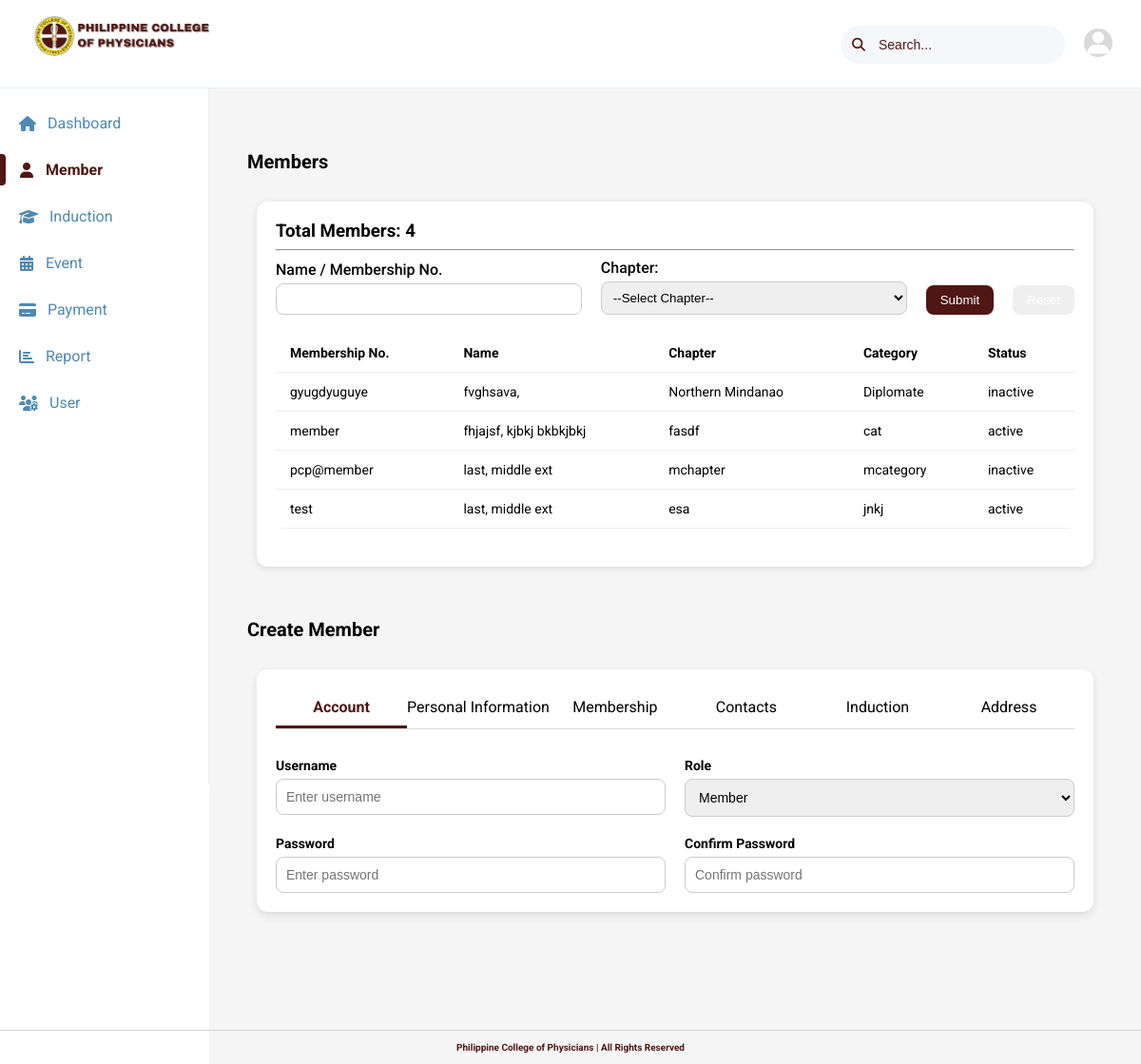
/admin/members.php, run on the app's committed database.
### tables this page shows
CREATE TABLE `account` (
  `id` int(10) UNSIGNED NOT NULL,
  `username` varchar(100) NOT NULL,
  `password` varchar(255) NOT NULL,
  `role` enum('superadmin','admin','member','applicant','editor','accounting') NOT NULL
);

CREATE TABLE `personal_info` (
  `id` int(11) NOT NULL,
  `pi_membership_no` varchar(50) NOT NULL,
  `lastname` varchar(100) NOT NULL,
  `firstname` varchar(100) NOT NULL,
  `middlename` varchar(100) DEFAULT NULL,
  `extname` varchar(50) DEFAULT NULL,
  `gender` enum('male','female','other') NOT NULL,
  `birthdate` date NOT NULL,
  `nationality` varchar(100) NOT NULL,
  `civilstatus` enum('single','married','widowed','separated','divorced') NOT NULL,
  `partners_name` varchar(150) DEFAULT NULL
);

CREATE TABLE `membership_info` (
  `id` int(11) NOT NULL,
  `m_membership_no` varchar(50) NOT NULL,
  `member_chapter` varchar(100) NOT NULL,
  `member_category` varchar(100) NOT NULL,
  `specialty` varchar(150) DEFAULT NULL,
  `sub_specialty` varchar(150) DEFAULT NULL,
  `other_specialty` varchar(150) DEFAULT NULL,
  `classification` varchar(100) DEFAULT NULL,
  `member_status` enum('active','inactive','pending') NOT NULL
);

### admin/php/getMembers.php (called while the page is built)
<?php
include '../connection/conn.php';
$sql = "
    SELECT
        a.username AS membership_no,
        pi.lastname,
        pi.firstname,
        pi.middlename,
        pi.extname,
        m.member_chapter,
        m.member_category,
        m.member_status
    FROM account a
    LEFT JOIN personal_info pi ON a.username = pi.pi_membership_no
    LEFT JOIN membership_info m ON a.username = m.m_membership_no
";
$result = $conn->query($sql);
$members = [];
if ($result->num_rows > 0) {
    while ($row = $result->fetch_assoc()) {
        $members[] = $row;
    }
}

### admin/members.php (the view, shortened to what this page needs)
<?php
include '../connection/conn.php';
include '../admin/php/getMembers.php';
?>
<!DOCTYPE html>
<html lang="en">
<head>
  <link rel="stylesheet" href="style/members.css">
</head>
<?php include 'header.php'; ?>
<?php include 'navbar.php'; ?>
<body>
  <div class="content-container">
    <h5 class="title">Members</h5>
    <div class="member-search">
      <div class="total-members">
        <h3>Total Members: <?= count($members); ?></h3>
      </div>
      <hr>
      <div class="search-form">
        <form id="memberSearchForm">
          <div class="field">
            <label class="user">Name / Membership No.</label>
            <input type="text" id="searchName">
          </div>
          <div class="field">
            <label for="chapter">Chapter:</label>
            <select id="chapter" name="chapter">
              <option value="">--Select Chapter--</option>
            </select>
          </div>
          <button type="submit" class="submit-search">Submit</button>
          <button type="button" class="reset-form">Reset</button>
        </form>
      </div>
      <div class="search-display">
        <table class="members-table">
          <thead>
            <tr>
              <th>Membership No.</th>
              <th>Name</th>
              <th>Chapter</th>
              <th>Category</th>
              <th>Status</th>
            </tr>
          </thead>
          <tbody id="membersTableBody">
            <?php if (!empty($members)): ?>
                <?php foreach ($members as $m): ?>
                    <tr>
                        <td><?= $m['membership_no']; ?></td>
                        <td>
                            <?= $m['lastname'] . ', ' . $m['firstname'] . ' ' . $m['middlename'] . ' ' . $m['extname']; ?>
                        </td>
                        <td><?= $m['member_chapter']; ?></td>
                        <td><?= $m['member_category']; ?></td>
                        <td><?= $m['member_status']; ?></td>
                    </tr>
                <?php endforeach; ?>
            <?php else: ?>
                <tr><td colspan="5">No members found.</td></tr>
            <?php endif; ?>
          </tbody>
        </table>
      </div>
    </div>
    <h5 class="title">Create Member</h5>
    <div class="user-creation-content">
      <ul class="tabs">
        <li class="active">Account</li>
        <li>Personal Information</li>
        <li>Membership</li>
        <li>Contacts</li>
        <li>Induction</li>
        <li>Address</li>
      </ul>
      <div class="tab-content">
        <form id="member-form" method="POST" action="php/master_creation.php" enctype="multipart/form-data">
        <div class="tab-pane active" id="account-panel">
          <div class="account-form">
            <div class="form-row">
              <div class="form-group">
                <label>Username</label>
                <input type="text" name="username" id="username" placeholder="Enter username" required>
              </div>
              <div class="form-group">
                <label>Role</label>
                <select name="role" id="role" required>
                  <option value="member">Member</option>
                </select>
              </div>
            </div>
            <div class="form-row">
              <div class="form-group">
                <label>Password</label>
                <input type="password" name="password" id="password" placeholder="Enter password" required>
              </div>
              <div class="form-group">
                <label>Confirm Password</label>
                <input type="password" name="confirm_password" id="confirm_password" placeholder="Confirm password" required>
              </div>
            </div>
          </div>
        </div>
        </form>
      </div>
    </div>
  </div>
</body>
<?php include '../footer.php'; ?>
</html>

### admin/header.php (shortened to what this page needs)
<link rel="stylesheet" href="style/header.css">
<link rel="stylesheet" href="../css/footer.css">
<header>
    <div class="left-container">
        <div class="logo-container">
            <img src="../img/headerlogo.png" alt="Logo" class="logo">
        </div>
    </div>
    <div class="right-container">
        <div class="search-widget">
            <input type="text" placeholder="Search..." class="search-input">
        </div>
        <div class="profile-dropdown">
            <img src="../img/user.png" alt="Profile" class="profile-img" id="profileToggle">
        </div>
    </div>
</header>

### admin/navbar.php (shortened to what this page needs)
<link rel="stylesheet" href="style/navbar.css">
<link rel="stylesheet" href="https://cdnjs.cloudflare.com/ajax/libs/font-awesome/6.5.0/css/all.min.css">
<aside class="sidebar">
    <ul id="navList">
        <li data-link="dashboard"><i class="fas fa-home"></i><span>Dashboard</span></li>
        <li data-link="members"><i class="fas fa-user"></i><span>Member</span></li>
        <li data-link="induction"><i class="fas fa-graduation-cap"></i><span>Induction</span></li>
        <li data-link="events"><i class="fas fa-calendar-alt"></i><span>Event</span></li>
        <li data-link="payments"><i class="fas fa-credit-card"></i><span>Payment</span></li>
        <li data-link="reports"><i class="fas fa-chart-bar"></i><span>Report</span></li>
        <li data-link="user"><i class="fas fa-users-cog"></i><span>User</span></li>
    </ul>
</aside>

### footer.php
<link rel="stylesheet" href="css/footer.css">
<footer class="site-footer">
    <p>Philippine College of Physicians | All Rights Reserved</p>
</footer>

### admin/style/members.css (style rules this page uses)
:root { --sidebar-width: 220px; --primary-color: #007bff; --secondary-color: #6c757d; --accent-color: #4F1713; --light-bg: #f5f5f5; --white: #ffffff; --card-shadow: 0 2px 8px rgba(0, 0, 0, 0.1); --border-radius: 8px; --spacing-sm: 10px; --spacing-md: 20px; --spacing-lg: 30px; }
.content-container { background-color: var(--light-bg); margin-left: var(--sidebar-width); margin-top: 85px; padding: var(--spacing-md); padding-bottom: 60px; min-height: calc(100vh - 90px); }
.title { font-size: 20px; font-weight: bold; margin-left: var(--spacing-md); margin-bottom: var(--spacing-md); padding-top: var(--spacing-md); }
.member-search { background-color: var(--white); border-radius: 12px; box-shadow: var(--card-shadow); padding: var(--spacing-md); margin: var(--spacing-lg); box-sizing: border-box; }
.total-members h3 { margin: 0; }
.search-form { margin-bottom: var(--spacing-md); }
.search-form form { display: flex; gap: var(--spacing-md); flex-wrap: wrap; align-items: flex-end; width: 100%; margin-bottom: var(--spacing-md); }
.search-form .field { flex: 1; display: flex; flex-direction: column; }
.search-form label { margin-bottom: 5px; font-weight: 500; }
.search-form input, .search-form select { padding: 8px; border: 1px solid #ccc; border-radius: var(--border-radius); width: 100%; box-sizing: border-box; }
.search-form button { padding: 8px 15px; border: none; border-radius: var(--border-radius); color: white; cursor: pointer; }
.search-form button[type="submit"] { background-color: var(--accent-color); }
.members-table { width: 100%; border-collapse: collapse; margin-top: 20px; background: #fff; border-radius: 8px; overflow: hidden; }
.members-table th, .members-table td { padding: 12px 15px; text-align: left; font-size: 14px; border-bottom: 1px solid #eee; }
.members-table th:first-child, .members-table td:first-child { border-left: none; }
.members-table th:last-child, .members-table td:last-child { border-right: none; }
.user-creation-content { background: #fff; border-radius: 12px; padding: var(--spacing-md); box-shadow: 0 4px 10px rgba(0,0,0,0.1); max-width: 100%; margin: 30px 30px 100px 30px; }
.tabs { display: flex; flex-wrap: wrap; list-style: none; padding: 0; margin: 0 0 var(--spacing-lg) 0; border-bottom: 1px solid #ddd; }
.tabs li { flex: 1 1 0; text-align: center; padding: 10px 0; cursor: pointer; transition: 0.3s; white-space: nowrap; }
.tabs li.active { border-bottom: 3px solid var(--accent-color); font-weight: bold; color: var(--accent-color); }
.tab-content .tab-pane { display: none; animation: fadeIn 0.3s ease-in-out; }
.tab-content .tab-pane.active { display: block; }
.account-form { display: flex; flex-direction: column; gap: var(--spacing-md); }
.form-row { display: flex; gap: var(--spacing-md); flex-wrap: wrap; }
.form-group { flex: 1; display: flex; flex-direction: column; }
.form-group label { margin-bottom: 6px; font-weight: bold; font-size: 14px; }
.form-group input, .form-group select { padding: 10px; border: 1px solid #ccc; border-radius: var(--border-radius); font-size: 14px; outline: none; }
.submit-search, .btn-next, .btn-submit, .btn-save, .btn-add-induction { background-color: var(--accent-color); color: white; padding: 10px 18px; border: none; border-radius: var(--border-radius); cursor: pointer; transition: background 0.3s, transform 0.2s; }

### admin/style/header.css (style rules this page uses)
body { margin: 0; font-family: 'Roboto', sans-serif; }
header { position: fixed; top: 0; left: 0; right: 0; z-index: 1000; display: flex; justify-content: space-between; align-items: center; padding: 5px 30px 3px 20px; background-color: #ffffff; border-bottom: 1px solid #e6eff5; }
.left-container .logo { height: 80px; object-fit: contain; }
.right-container { display: flex; align-items: center; gap: 20px; }
.search-widget { position: relative; }
.search-input { background-color: #f5f7fa; padding: 12px 15px 12px 40px; border: none; border-radius: 20px; outline: none; font-size: 14px; color: #531a14; }
.search-input::placeholder { color: #531a14; opacity: 1; }
.profile-dropdown { position: relative; }
.profile-img { width: 30px; height: 30px; border-radius: 50%; object-fit: cover; cursor: pointer; border: none; }

### css/footer.css (style rules this page uses)
.site-footer { position: fixed; bottom: 0; left: 0; width: 100%; background: transparent; text-align: center; padding: 2px 0; color: #4F1713; font-weight: bold; border-top: 1px solid #d3d3d3; font-size: 10px; font-family: 'Roboto'; }

### data on the page
account: username "gyugdyuguye", personal_info.lastname "fvghsava", membership_info.member_chapter "Northern Mindanao", membership_info.member_category "Diplomate", membership_info.member_status "inactive"
account: username "member", personal_info.lastname "fhjajsf", personal_info.middlename "kjbkj", personal_info.extname "bkbkjbkj", membership_info.member_chapter "fasdf", membership_info.member_category "cat", membership_info.member_status "active"
account: username "pcp@member", personal_info.lastname "last", personal_info.middlename "middle", personal_info.extname "ext", membership_info.member_chapter "mchapter", membership_info.member_category "mcategory", membership_info.member_status "inactive"
account: username "test", personal_info.lastname "last", personal_info.middlename "middle", personal_info.extname "ext", membership_info.member_chapter "esa", membership_info.member_category "jnkj", membership_info.member_status "active"

### other printed values
count($members) "4"
